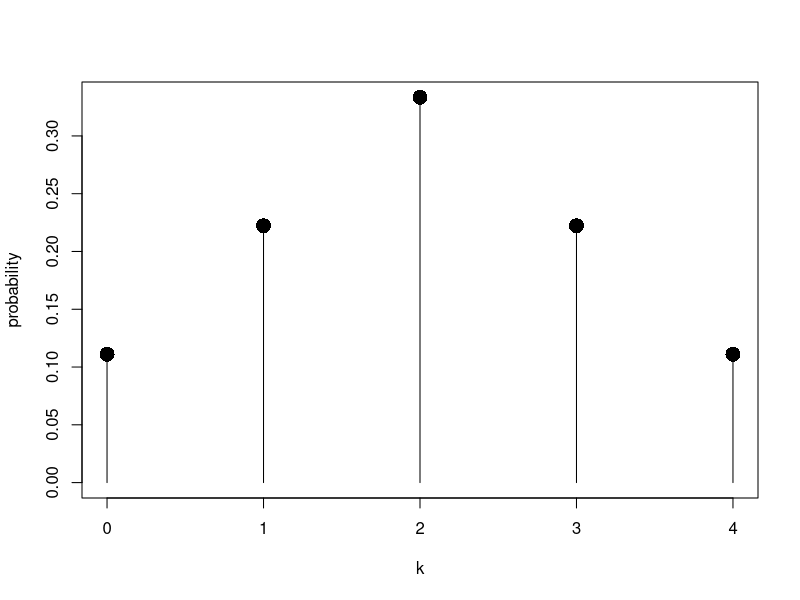
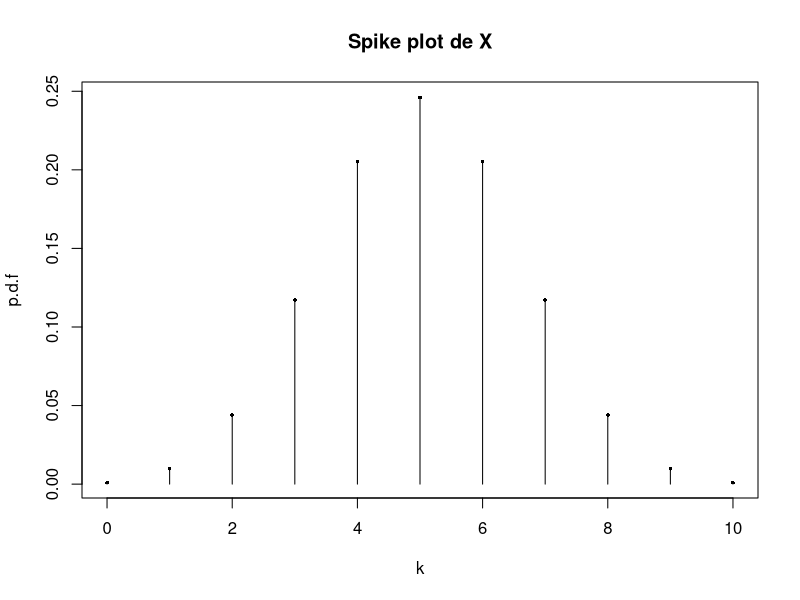
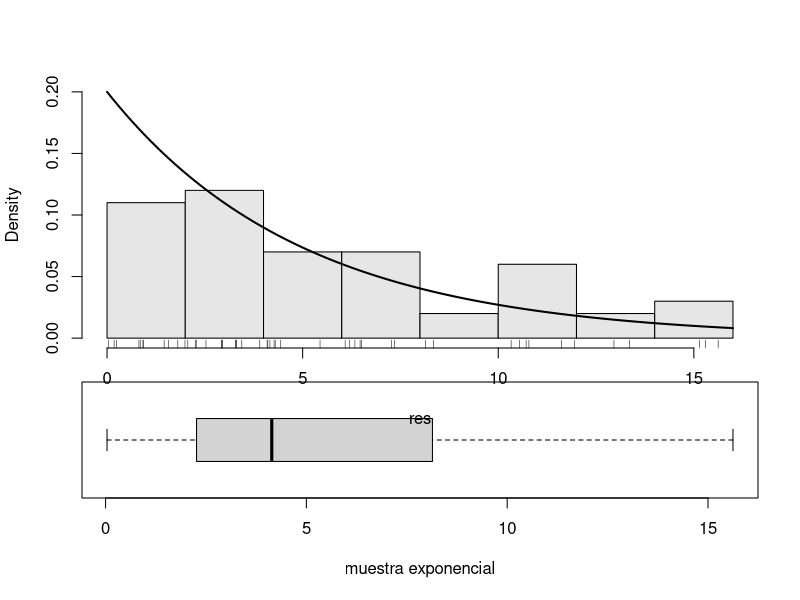
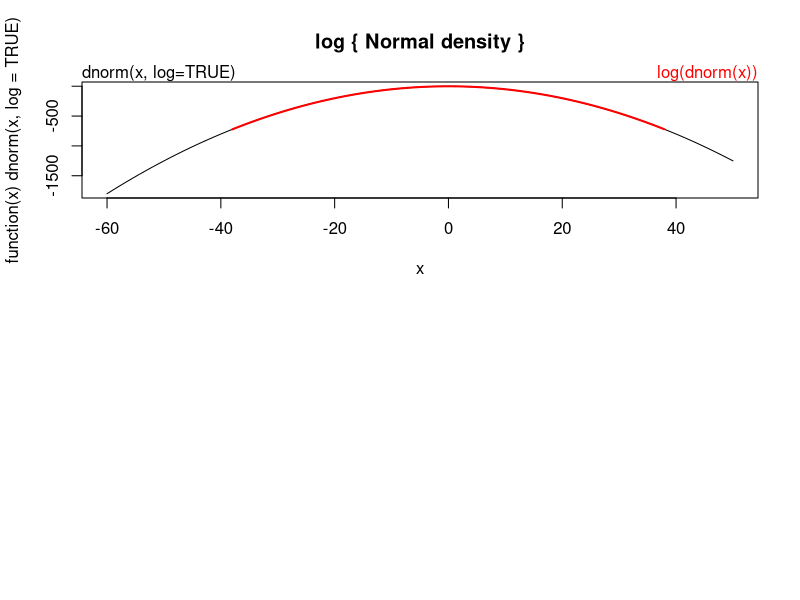
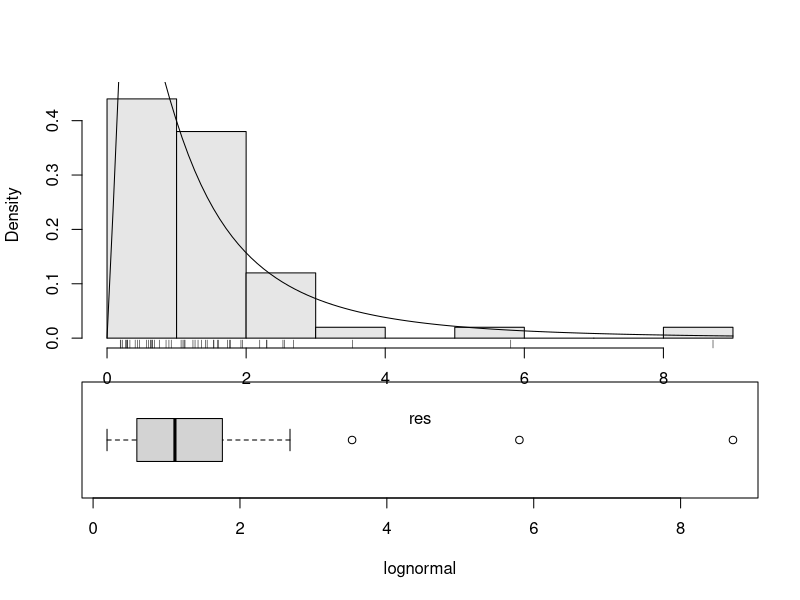

Source code (R) for these figures, in order:
# Probabilidad_Variable_Aleatoria_y_Distribuciones #

#### VALORES DISCRETOS Y CONTINUOS: ####

#spike plot:
# Muestra las probabilidades para cada valor en el rango de X como
# un "spike", enfatizando lo discreto de la distrubción.

k=0:4
p=c(1,2,3,2,1)/9
plot(k, p, type="h",xlab="k",ylab="probability",
     ylim=c(0,max(p)))
points(k,p,pch=16,cex=2)

#sample() generar valores aleatorios:
k=0:2
p=c(1,2,1)/4
sample(k,size=1,replace=FALSE,prob=p) #simula que todo tiene 
#la misma probabilidad de ocurrencia.
sample(k,size=1,prob=p)

#lanzar una moneda 10 veces, cara=1 y sello=0
sample(0:1, size=10, replace=TRUE) #i.i.d sample
sample (1:6,size=10, replace=TRUE) #lanzar un 
#dado 10 veces.
#suma de lanzar el dado 10 veces
sample(1:6,size=10,replace=TRUE)+ 
  sample(1:6,size=10,replace=TRUE)
#Asumir que 10000 personas se les pregunta
#si les gusta comer pollo o no y 6200 dicen si.
#Luego si elegimos una muestra de 10:
sample(rep(0:1,c(3200,6800)),size=10,replace=TRUE)
sample(0:1, size=10, replace=T, prob=c(1-.62,.62))

#Familia de distribuciones:
# d: retorna la p.d.f de la distribucion.
# p.d.f: probability density function

# p: retorna la c.d.f de la distribucion.
# c.d.f:cummulative density function

# q: retorna los cuantiles.
# r: retorna una muestra aleatoria desde la distribucion.

#Cada familia de distribución tiene sus parámetros pero
# las funciones son similares en funcionamiento.

dunif(x=1, min=0, max=3)
punif(q=2,min=0,max=3)
qunif(p=1/2,min=0,max=3)
runif(n=1,min=0,max=3)
runif(n=10,min=0,max=10)

#Multiples cuantiles:
ps<-seq(0,2,by=0.2)
names(ps)=as.character(seq(0,200,by=20))
ps
qunif(ps, min=0,max=1)

#### distribución Binomial: ####

#Lanzar una moneda 10 veces. X:numero de caras.
#Si la moneda es justa. #X tienen una distribución binomial
# Binomial(10, 1/2)
# La probabilidad que X=5
choose(10,5)*(1/2)^5*(1/2)^(10-5)
# usando d function
dbinom(5,size=10, prob=1/2)
#La probabilidad de obtener 6 o menos caras
sum(dbinom(0:6,size=10,prob=1/2))

#Spike plot producido por binomial:
heights=dbinom(0:10, size=10,prob=1/2)
plot(0:10,heights,
     type="h",
     main="Spike plot de X",xlab="k",ylab="p.d.f")
points(0:10,heights,pch=16,cex=0.5)

#De una poblacion las personas que eligen geologia se les 
#considera como si y se codifica con 1 al resto con 0.
#El analisis corresponde a una Binomial(n,p) de una v.a.d
#donde n es el número de muestras.

#Si la población favorable que eligió si es 62%,calcule de una
#Muestra de 100 que tan probable es que respondan 60% o menos.
pbinom(60, size=100, prob=0.62)

#### Distribucion Exponencial: Exponential(lambda) ####
res=rexp(50,rate=1/5)
#boxplot:
par(fig=c(0,1,0,0.50))
boxplot(res, horizontal=TRUE,bty="n",
        xlab="muestra exponencial")
#histograma
par(fig=c(0,1,0.25,1),new=TRUE)
#guardar los valores,
#luego encontrar el mas grande y setearlo
#como maximo:
tmp.hist=hist(res,plot=FALSE)
tmp.edens=density(res)
tmp.dens =dexp(0, rate=1/5)
y.max=max(tmp.hist$density,tmp.edens$y,
          tmp.dens)
hist(res,ylim=c(0,y.max),prob=TRUE,
     main="", col=gray(0.9))
curve(dexp(x,rate = 1/5),lwd=2,add=TRUE)
rug(res)

#### Distribucion Normal: ####
#Normal(µ,σ)
pnorm(q=1.5,mean=0, sd=1)
pnorm(q=4.75, mean=0,sd=1/2)
qnorm(c(0.25,0.50,0.75)) #Areas importantes
#basadas en Z-scores
#qnorm especificamos el area que deseamos
#cuanta area es no mayor a una desviacion estandar
#desde la media:
pnorm(1)-pnorm(-1)
#dos desviaciones estandar:
1-2*pnorm(-2)
#tres desviaciones estandar:
diff(pnorm(c(-3,3)))

require(graphics)

dnorm(0) == 1/sqrt(2*pi)
dnorm(1) == exp(-1/2)/sqrt(2*pi)
dnorm(1) == 1/sqrt(2*pi*exp(1))

## Using "log = TRUE" for an extended range :
par(mfrow = c(2,1))
plot(function(x) dnorm(x, log = TRUE), -60, 50,
     main = "log { Normal density }")
curve(log(dnorm(x)), add = TRUE, col = "red", lwd = 2)
mtext("dnorm(x, log=TRUE)", adj = 0)
mtext("log(dnorm(x))", col = "red", adj = 1)


#Ejemplo1:
# a
pnorm(70, mean=80, sd=10) - pnorm(60, mean=80, sd=10)
# b 
# media poblacional = media muestral/sqrt(n)
media_nueva <- 10/sqrt(60)
1 -  pnorm(90, mean = 80, sd = media_nueva)

# Ejemplo:
#a
pnorm(30, mean = 42000, sd=12000)
#b
# u_tot <- ux+uy+uz
# phi_tot <- rootsquare(phi_x^2, phi_y^2 + phi_z^2)
u = 42000+60000+78000
phi = sqrt(12000^2+18000^2+10000^2)
#
1- pnorm(120000, mean= u, sd = phi)
#c
# tarea la c.
# practicar de : https://r02pro.github.io/normal-distribution.html


#### LogNormal: log(x) ####

res= rlnorm(n=50, meanlog=0,sdlog=1)
#boxplot:
par(fig=c(0,1,0,0.5))
boxplot(res, horizontal=TRUE, bty="n",xlab="lognormal")
#histogram:
par(fig=c(0,1,0.25,1),new=TRUE)
tmp.hist=hist(res, plot=FALSE)
tmp.edens=density(res)
tmp.dens = dexp(0,rate=1/5)
ymax =max(tmp.hist$density,tmp.edens$y,
          tmp.dens)
#hist:
par(fig=c(0,1,0.25,1),new=TRUE)
hist(res,ylim=c(0,ymax),prob=TRUE,
     main="",col=gray(0.9))
curve(dlnorm(x,meanlog=0,sdlog=1),
      add=TRUE)
rug(res)

#t-distribution, F-distribution and
#chi-distrbution


#### Chi-cuadrado ####

qchisq(p=0.05, df=12)
qchisq(p=0.95, df=12)


#### T-student ####





#### Trabajo: ####

# Hacer una lista de todas las distribuciones usadas y sus aplicacioes en las geociencias:

# ejemplo: 

# lognormal: General distribucion de elementos metalicos en aguas ... y seguir listando.











